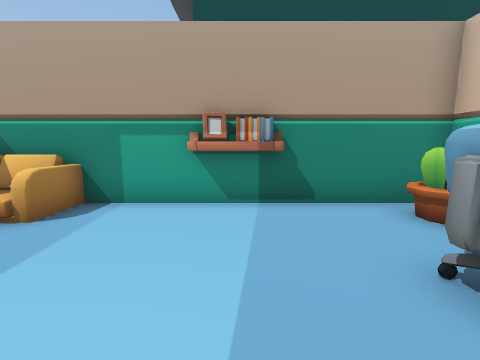
[1] (above)

24 first-person views from a walk through a scene from a Unity 3-D project. The camera is 1.3 m above the floor, tilts 8° down and sees 90° across. The floor is counted in squares, 1 m on a side. Each view is taken from the middle of a square. On the plan, view 1 faces up. The plan holds only what a view shows up to about 12 squares ahead; the rest is blank. The place goes on beyond the plan. The player is left out. Some animated figures are left out.

[2]
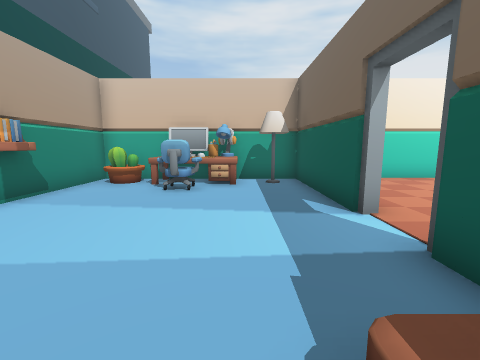

[3]
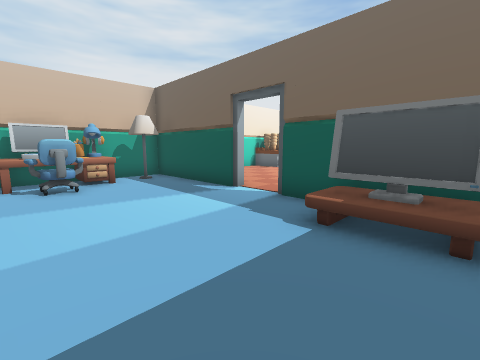

[4]
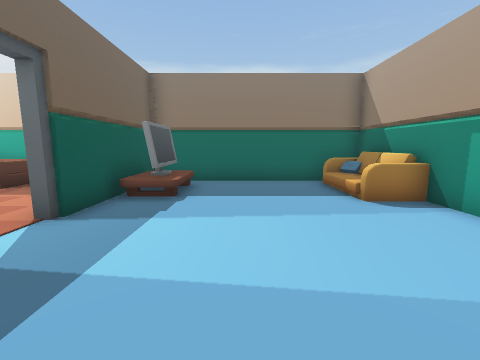

[5]
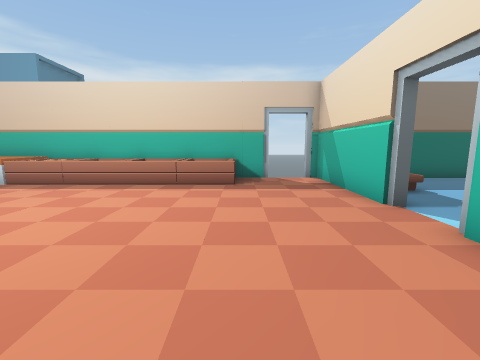

[6]
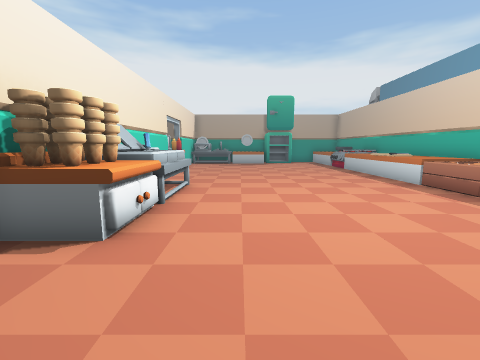

[7]
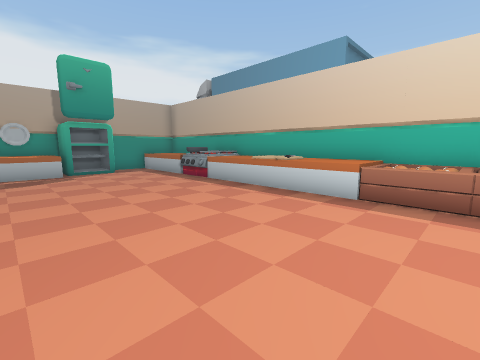

[8]
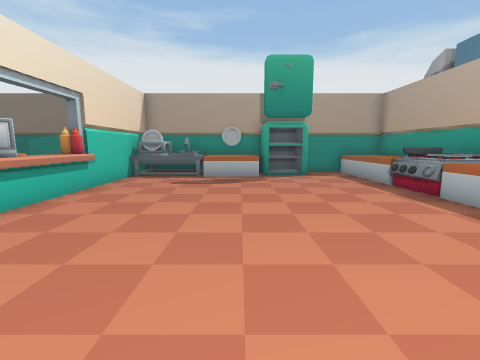

[9]
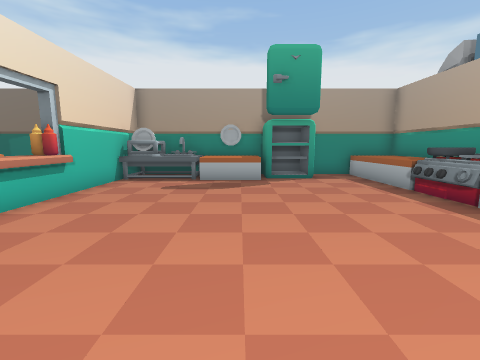

[10]
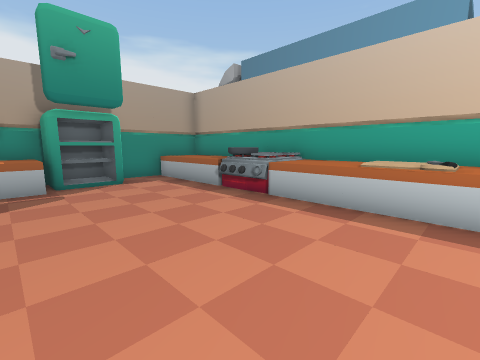

[11]
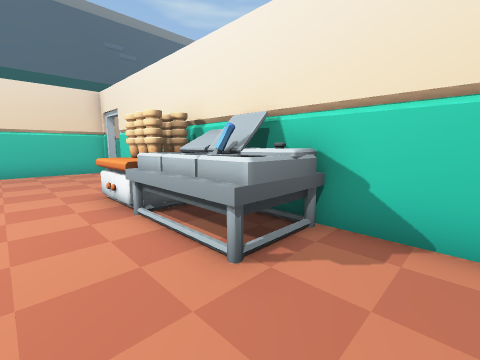

[12]
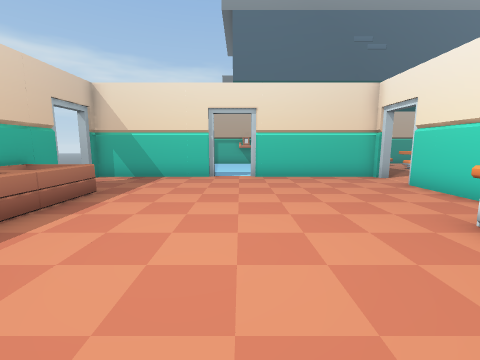

[13]
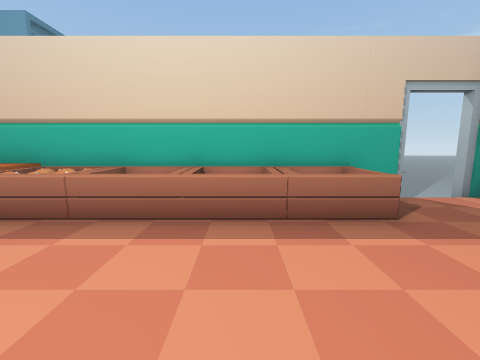

[14]
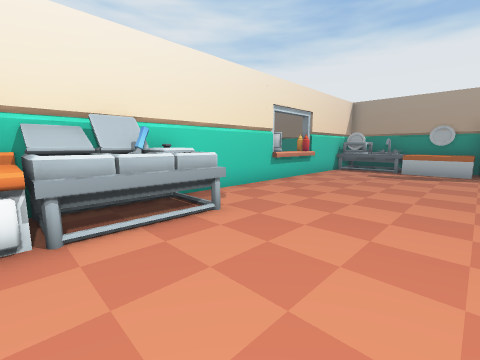

[15]
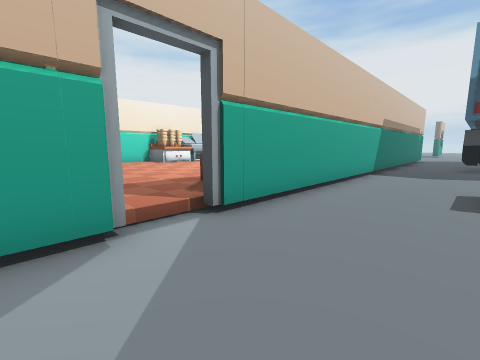

[16]
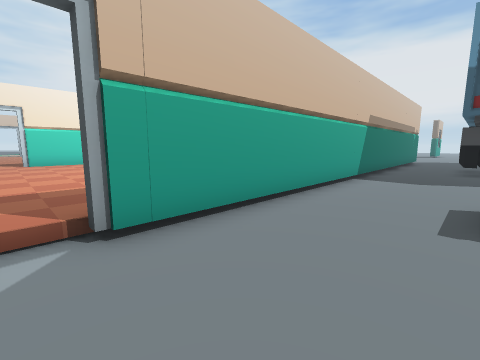

[17]
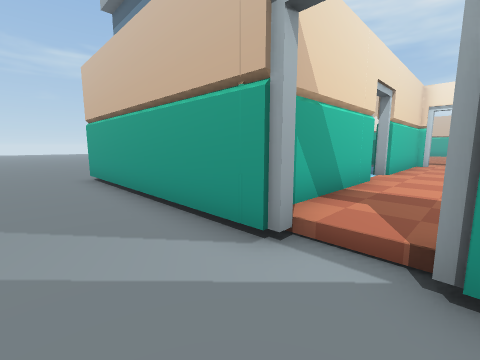

[18]
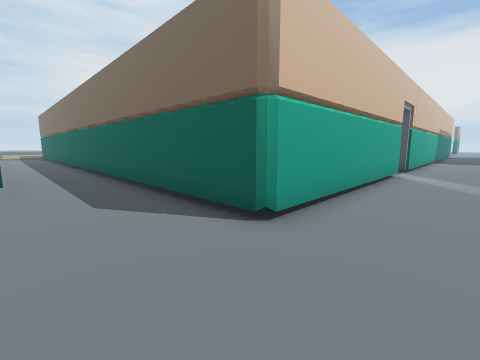

[19]
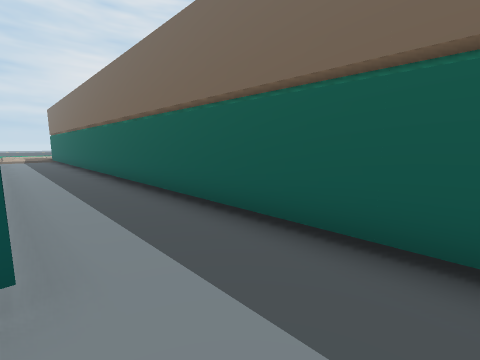

[20]
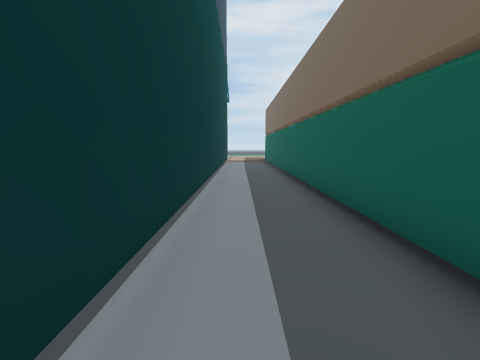

[21]
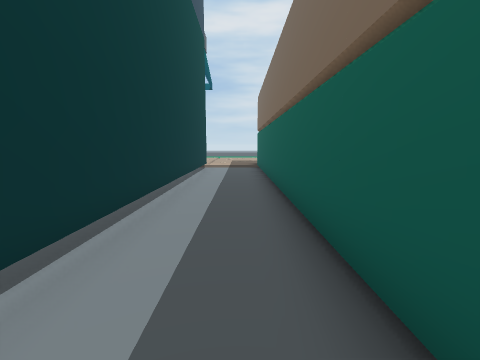

[22]
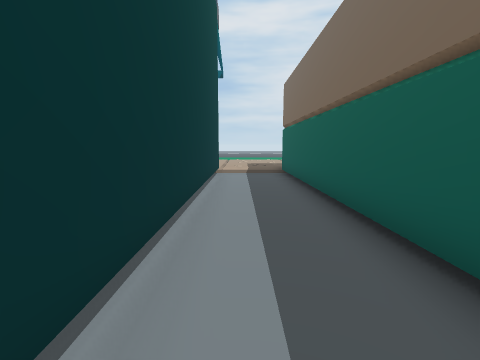

[23]
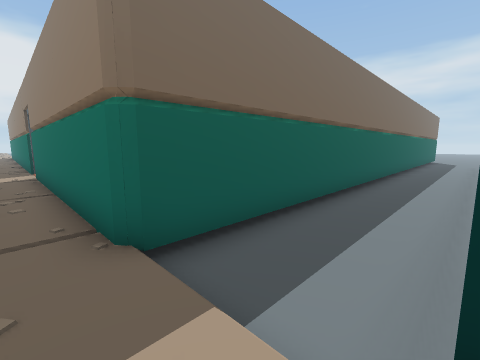

[24]
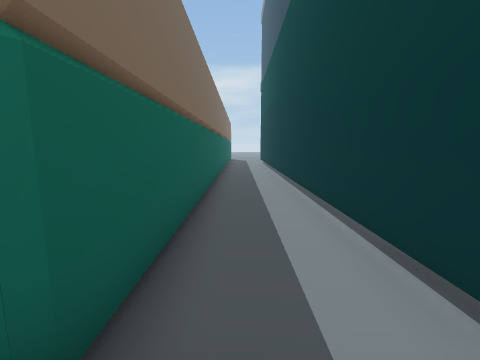

### Floor plan
Key: @ floor where view 1 was taken; # wall or solid block; . main floor; : floor 0.25 m higher than the main floor; - floor 0.25 m lower than the main floor; / step, stairs or slope; = window, fence, low wall or low ledge; ^ raised ledge; O other object.
Columns run from 11 left of view 1 to 22 right of it. Each row starts with its distance up from view 1.
  9  --------##  ###################/.
  8  -------------------------------/.
  7  -------------------------------/.
  6  ---#############################.
  5  ---###=..OOO..O#               #.
  4  ---#OO=......OO#               #.
  3  ---#.........OO#               #.
  2  ---#........#OO#               #.
  1  ---#.........OO#               #.
  0 ----#......@..OO#               #.
 -1 ----####.......O#               #.
 -2 ----#####..######.              #.
 -3 ----#####..######.              #.
 -4 ----/............               ..
 -5 ----#...........#               ..
 -6 ----#O..........#               #.
 -7 ----O:O.........#               #.
 -8 ----OOO.........#
 -9  ---O:O.......^##
-10  ---#OO.......OO#
-11 ----#:O.......^O#
-12 ----#OO.......=^#
-13 ----OOO.......#^#
-14 ----#OO.......=^#
-15 ----#^^.........#
-16 ----#OO.........#
-17 O---OOO.........#
-18 O---#OO.........#
-19 OO  #^^.........#
-20 O   #OO.........^
-21     OOO.........#
-22 O   OOO.........#
-23 O   #^^.........#
-24  O  #^^....^^OOO#
-25  O  #^^.OOO^^OOO#
-26  O  #^##OO#O^OOO#    ##
-27 OO
-28 O

Where each view was taken, in squares from view 1:
view 1: 0 up, 0 right, facing up
view 2: 0 up, 5 left, facing right
view 3: 3 up, 6 left, facing down-right
view 4: 1 up, 2 right, facing left
view 5: 6 down, 3 right, facing left
view 6: 6 down, 1 right, facing down
view 7: 12 down, 1 right, facing down-left
view 8: 14 down, 0 right, facing down
view 9: 15 down, 0 right, facing down
view 10: 16 down, 0 right, facing down-left
view 11: 16 down, 1 right, facing up-right
view 12: 13 down, 1 left, facing up
view 13: 9 down, 1 left, facing left
view 14: 11 down, 1 left, facing down-right
view 15: 2 down, 11 left, facing down-right
view 16: 4 down, 11 left, facing down-right
view 17: 5 down, 10 left, facing up-right
view 18: 9 up, 10 left, facing down-right
view 19: 9 up, 4 left, facing down-right
view 20: 8 up, 1 right, facing right
view 21: 7 up, 6 right, facing right
view 22: 8 up, 9 right, facing right
view 23: 9 up, 22 right, facing down-left
view 24: 7 up, 22 right, facing left
